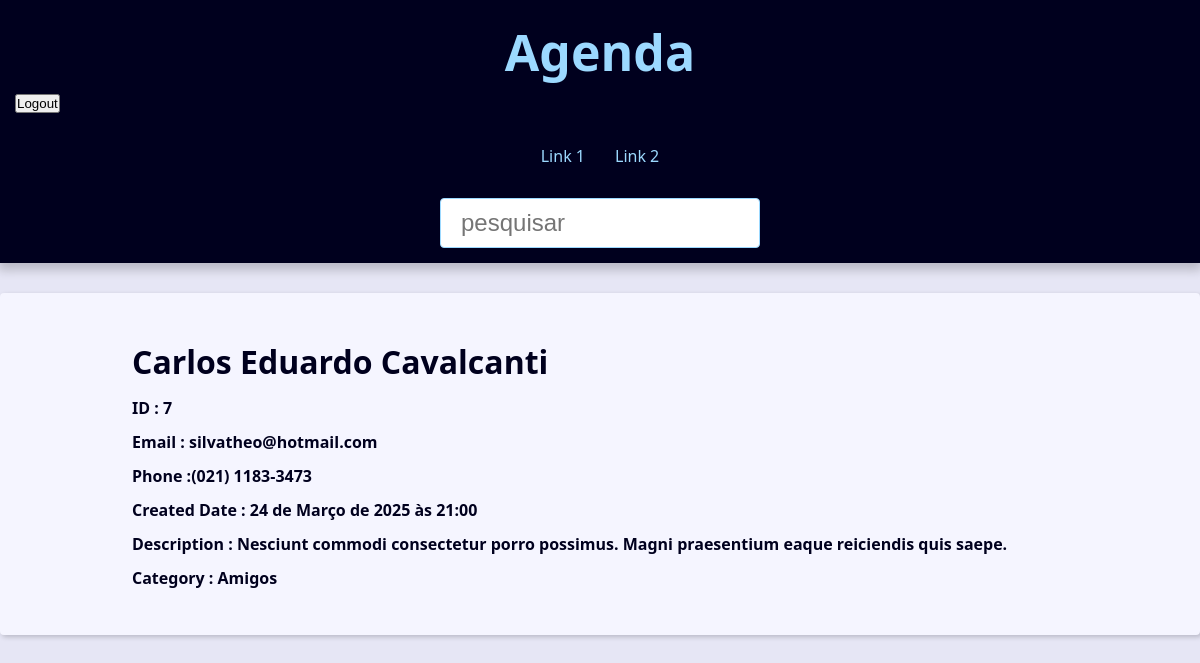
Page /agenda/7/ (signed in) on the committed database.
### contact/models.py (models this page shows, shortened)
class Contact(models.Model):
  first_name = models.CharField(max_length=50)
  last_name = models.CharField(max_length=50,blank=True)
  phone = models.CharField(max_length=50)
  email = models.EmailField(max_length=254, blank=True)
  created_date = models.DateTimeField(default=timezone.now)  # Django executa a função timezone.now() quando o objeto Contato é criado
  description = models.TextField(blank=True)
  show = models.BooleanField(default=True)
  picture = models.ImageField(blank=True,upload_to='pictures/%Y/%m') # Depende do pillow
  category = models.ForeignKey(Category,
  on_delete=models.SET_NULL,  # Tipos de on_delete => 1) CASCADE 2) SET_NULL 3) PROTECT 4 ) SET_DEFAULT
  blank=True,null=True)
  owner = models.ForeignKey(User,on_delete=models.SET_NULL,blank=True,null=True)
  class Meta:
    verbose_name = 'Contact'
    verbose_name_plural = 'Contacts'

class Category(models.Model):
  name = models.CharField(max_length=50)
  class Meta:
    verbose_name = 'Category'
    verbose_name_plural = 'Categories'

### contact/views/contact_views.py (the view)
# urls.py: path('<int:contact_id>/',views.contact,name='contact'),
@login_required
def contact(request,contact_id):
  single_contact = get_object_or_404(Contact,pk=contact_id,show=True) # Se não houver id existente levanta erro 404
  contact_name = f'{single_contact.first_name} {single_contact.last_name} - '
  context = {
    'contact': single_contact,
    'site_title':contact_name
  }
  return render(request, 'contact/contact.html',context)

### contact/templates/contact/contact.html
{% extends 'global/base.html' %} {% block content %}
<div class="single-contact">
  <h1 class="single-contact-name">
    {{ contact.first_name}} {{ contact.last_name}}
  </h1>
  <p><b>ID : {{contact.id}}</b></p>
  <p><b>Email : {{contact.email}}</b></p>
  <p><b>Phone :{{contact.phone}}</b></p>
  <p><b>Created Date : {{contact.created_date}}</b></p>
  <p><b>Description : {{contact.description}}</b></p>
  <p><b>Category : {{contact.category.name}}</b></p>
</div>
{% endblock content %}

### base_static/global/css/style.css (style rules this page uses)
:root { --spacing: 1.5rem; --link-dark-color: rgb(0, 83, 134); --link-light-color: rgb(156, 217, 255); --clr-white: rgb(245, 245, 255); --clr-black: rgb(0, 0, 30); --clr-light-gray: rgb(230, 230, 245); --clr-dark-shadow-5: rgba(0, 0, 10, 5%); --clr-dark-shadow-10: rgba(0, 0, 10, 10%); --clr-dark-shadow-20: rgba(0, 0, 10, 20%); --clr-light-shadow-5: rgba(200, 200, 255, 5%); --clr-light-shadow-10: rgba(200, 200, 255, 10%); --clr-light-shadow-20: rgba(200, 200, 255, 20%); --main-page-width: 120rem; --table-min-width: 60rem; --biggest-font-size: 5rem; --bigger-font-size: 4rem; --big-font-size: 3.2rem; --medium-font-size: 2.4rem; --small-font-size: 1.6rem; --smaller-font-size: 1.4rem; --smallest-font-size: 1.2rem; --transition-fast: 300ms; --transition-medium: 600ms; --transition-slow: 1s; --default-border-radius: 4px; }
*, *::before, *::after { margin: 0; padding: 0; box-sizing: border-box; }
html { font-size: 62.5%; }
body { font-family: system-ui, -apple-system, BlinkMacSystemFont, 'Segoe UI', Roboto, Oxygen, Ubuntu, Cantarell, 'Open Sans', 'Helvetica Neue', sans-serif; line-height: 1.5; font-size: var(--small-font-size); color: var(--clr-black); -webkit-font-smoothing: antialiased; background: var(--clr-light-gray); }
@media (min-width: 600px) { .single-contact { max-width: 80%; margin: calc(var(--spacing) * 2) auto; } }
.single-contact h1 { margin: 1rem 0; }
.single-contact p { margin: 1rem 0; }

### rows in the picture
Contact: first_name "Carlos", last_name "Eduardo Cavalcanti", id "7", email "silvatheo@hotmail.com", phone "(021) 1183-3473", created_date "24 de Março de 2025 às 21:00", description "Nesciunt commodi consectetur porro possimus. Magni praesentium eaque reiciendis quis saepe."
Category: category.name "Amigos"
